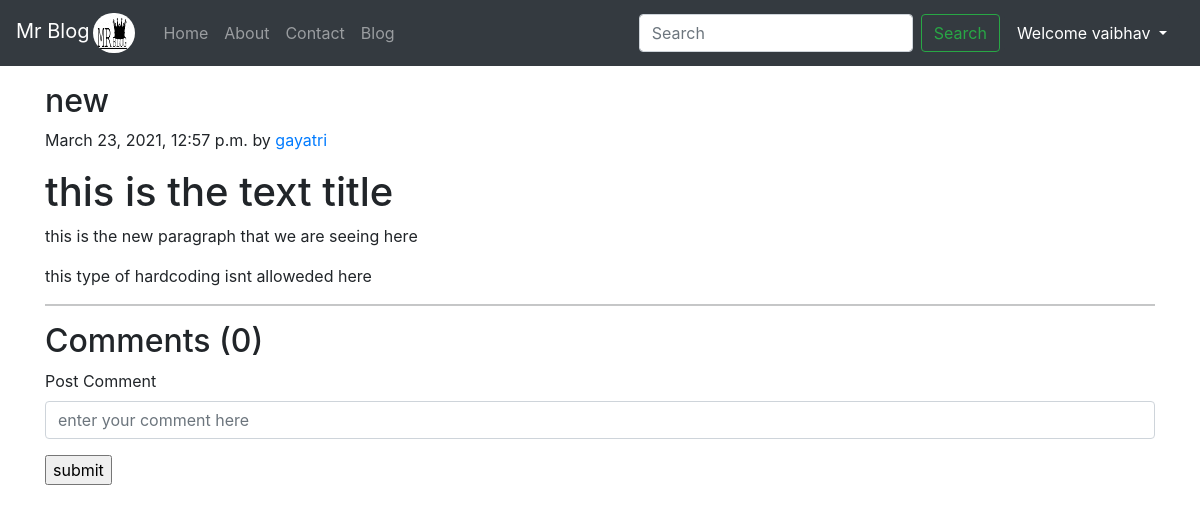
The app's page /blog/techl (signed in) with its own data.
### mrblog/models.py (models this page shows)
class Post(models.Model):
    sno = models.AutoField(primary_key=True)
    title = models.CharField(max_length=255)
    email = models.CharField(max_length=50)
    content = models.TextField()
    author = models.CharField(max_length=30)
    timeStamp = models.DateTimeField(blank=True)
    slug = models.CharField(max_length=130)
    def __str__(self):
        return self.title + ' by ' + self.author

### mrblog/views.py (the view)
# urls.py: path('<str:slug>', views.blogPost, name='blogPost')
def blogPost(request,slug):
    post=Post.objects.filter(slug=slug).first()
    comments=BlogComment.objects.filter(post=post, parent=None)
    replies = BlogComment.objects.filter(post=post).exclude(parent=None)
    replyDict={}
    for reply in replies:
        if reply.parent.sno not in replyDict.keys():
            replyDict[reply.parent.sno]=[reply]
        else:
            replyDict[reply.parent.sno].append(reply)
    print(replyDict)
    context={'post':post, 'comments':comments,'user':request.user, 'replyDict':replyDict}
    print(post)
    return render(request, 'blog/blogPost.html', context)

### templates/blog/blogPost.html (shortened to what this page needs)
{% extends 'base.html' %}
{%block body%}
{% load humanize %}
{% load extras %}
<div class="container my-3">
    <h2 class="blog-post-title">{{post.title}} </h2>
    <p class="blog-post-meta">{{post.timeStamp}} by <a href="/about">{{post.author}}</a> </p>
    <p>{{post.content|safe}}</p>
    <hr>
</div>
<div class="container">
    <h2>Comments ({{comments.count}})</h2>
    <div class="my-2">
        {% if user.is_authenticated %}
    <form action="/blog/postComment" method="post">
        <div class="form-group">
            <label for="exampleInputEmail">Post Comment</label>
        <input type="text" name="comment" class="form-control" placeholder="enter your comment here">
        </div>
        <input type="submit" value="submit">
    </form>
        {% else %}
        <p>Please Login to post a comment</p>
        {% endif %}
         </div>
</div>
{%endblock body%}

### templates/base.html (shortened to what this page needs)
<!DOCTYPE html>
<html lang="en">
<head>
<link href="https://cdn.jsdelivr.net/npm/bootstrap@5.0.0-beta2/dist/css/bootstrap.min.css" rel="stylesheet">
<link rel="stylesheet" href="https://maxcdn.bootstrapcdn.com/bootstrap/4.0.0/css/bootstrap.min.css">
</head>
<body>
<nav class="navbar navbar-expand-lg navbar-dark bg-dark">
      <a class="navbar-brand" href="/">Mr Blog<img class="brandLogo mx-1 " src="/static/b.jpg"  style="border-radius:50px" alt=".">  </a>
    <div class="collapse navbar-collapse" id="navbarSupportedContent">
      <ul class="navbar-nav me-auto mb-2 mb-lg-0">
        <li class="nav-item {% block homeactive %} {%endblock homeactive%} " >
          <a class="nav-link " aria-current="page" href="/">Home</a>
        </li>
        <li class="nav-item {% block aboutactive %} {%endblock aboutactive%} ">
          <a class="nav-link" href="/about">About</a>
        </li>
         <li class="nav-item {% block contactactive %} {%endblock contactactive%} ">
          <a class="nav-link" href="/contact">Contact</a>
        </li>
         <li class="nav-item {% block blogactive %} {%endblock blogactive%} ">
          <a class="nav-link" href="/blog">Blog</a>
        </li>
      </ul>
        <div class="ml-auto form-inline">
      <form method="get" action="/search" class="d-flex " >
        <input class="form-control mr-sm-2 "  type="search" placeholder="Search" name="query" id="search" aria-label="Search">
        <button class="btn btn-outline-success "  type="submit">Search</button>
      </form>
{% if user.is_authenticated %}
  <div class="dropdown">
  <a class="btn btn-dark dropdown-toggle mx-1" href="#" role="button" id="dropdownMenuLink" data-toggle="dropdown" aria-haspopup="true" aria-expanded="false">
 Welcome {{request.user}}
  </a>
  </div>
{% endif %}
  </div>
    </nav>
{%block body %}{%endblock body%}
</body>
</html>

### records on screen
Post: title "new", timeStamp "March 23, 2021, 12:57 p.m.", author "gayatri", content "this is the text title this is the new paragraph that we are seeing here this type of hardcoding isnt alloweded here"

### other values on screen
{{ request.user }} "vaibhav"
{{ comments.count }} "0"
